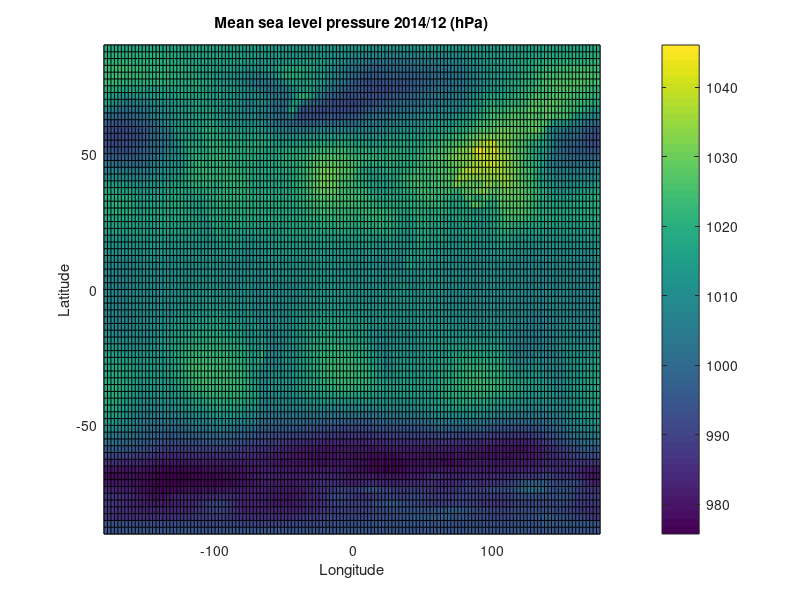
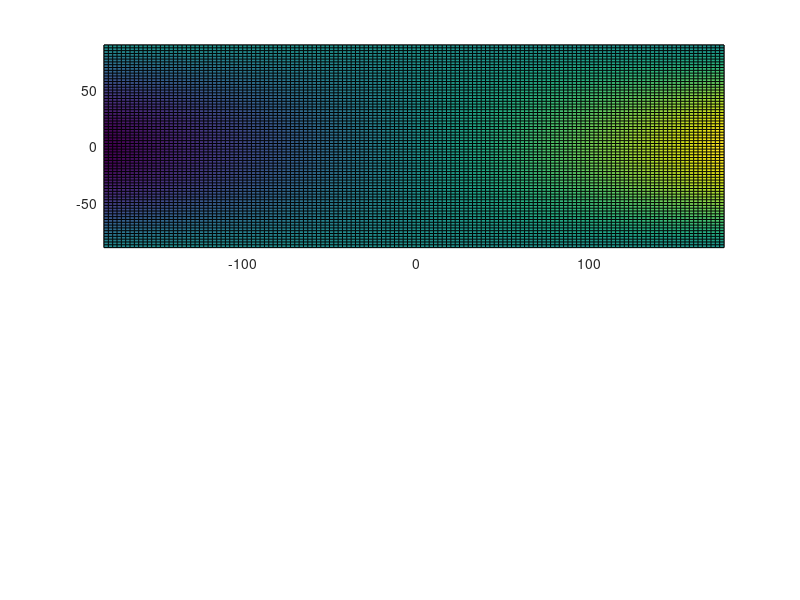

MATLAB code to generate these figures, in order: (Note: this script raises an error after producing the figures.)
% Copyright (C) 2019 Marcello Vichi
% 
% This program is free software; you can redistribute it and/or modify it
% under the terms of the GNU General Public License as published by
% the Free Software Foundation; either version 3 of the License, or
% (at your option) any later version.
% 
% This program is distributed in the hope that it will be useful,
% but WITHOUT ANY WARRANTY; without even the implied warranty of
% MERCHANTABILITY or FITNESS FOR A PARTICULAR PURPOSE.  See the
% GNU General Public License for more details.
% 
% You should have received a copy of the GNU General Public License
% along with this program.  If not, see <http://www.gnu.org/licenses/>.



% Author: Marcello Vichi <vichi@dell-desktop>
% Created: 2019-03-08


%% TUTORIAL 2
load NCEP_slp_matlab_DXY  % load the data into your workspace
whos	   % check the content of your workspace

% quick inspection (as done in last tutorial)
figure
pcolor(lon,lat,slp201412)
xlabel('Longitude')
ylabel('Latitude')
colorbar
axis tight
title('Mean sea level pressure 2014/12 (hPa)')

lon(1,1)   % check the value of lon and lat for the first element
lat(1,1)
DY=lat(1,1)-lat(2,1)  % check the delta of latitude 
DX=lon(1,2)-lon(1,1)  % check the delta of longitude 
DELTA = DX

% distance on a sphere
a= 6378; % earth radius in km
y=36:-1:-36;
x=-72:71;
[X,Y]=meshgrid(x,y);
Xkm=2.5*2*pi*a*cosd(lat).*X/360;
Ykm=2.5*2*pi*a*Y/360;

figure
lims = [-20e3, 20e3]; 
subplot(2,1,1)
pcolor(lon,lat,Xkm)
axis tight
colorposneg
caxis(lims)
colorbar
xlabel('Longitude')
ylabel('Latitude')
title('X coordinate')
subplot(2,1,2)
pcolor(lon,lat,Ykm)
axis tight
colorposneg
caxis(lims)
colorbar
xlabel('Longitude')
ylabel('Latitude')
title('Y coordinate')

%% COMPUTE THE GRADIENT using the function "gradient"
[gslpx,gslpy]=gradient(slp201412,DELTA);
gslpy=-gslpy; % see the note below!
figure
subplot(2,1,1)
contourf(lon,lat,gslpx,-4:4)
axis tight
xlabel('Longitude')
ylabel('Latitude')
colorposneg
colorbar
title('Zonal pressure gradient (hPa/deg)')
subplot(2,1,2)
contourf(lon,lat,gslpy,-4:4)
axis tight
xlabel('Longitude')
ylabel('Latitude')
colorposneg
colorbar
title('Meridional pressure gradient (hPa/deg)')

%% Exercise 1 [20]
% this example is in the lecture notes
% as usual, mostly problems with annotations are expected. Markdown -2 for
% each one

% 5 points 
x=-10:10;
y=-10:10;
[X,Y]=meshgrid(x,y);

% 5 points
T=283+(X.^2+Y.^2)/15;
figure
pcolor(X,Y,T)
colorbar
clim([283,298]) % I want a nice range! -2 if not done
title('Air Temperature (K)')

% 10 points
F1=2*X;
F2=2*Y;
figure
quiver(X,Y,F1,F2)
title('Wind Velocity (m/s)')


% Bonus figure [10 points]
% all together now (this is difficult, since they need to use clim)
% 
figure
pcolor(X,Y,T)
clim([283,298])
colorbar
hold on
quiver(X,Y,F1,F2,'w')



%% EXERCISE 2 [30 points] 
% The main difficulty is that now the sign should not be changed because Ykm is used
% There is a numeric issue that leads to indefinite numbers in the zonal gradient. 
% This introduces the concept of masked values that I will make in the next lecture
load NCEP_slp_matlab_DXY
%% a code similar to the following is a perfect 30
[gslpx,gslpy]=gradient_octave(slp201412,Xkm,Ykm); 
figure
subplot(2,1,1)
pcolor(lon,lat,gslpx)
colorposneg
colorbar
clim([-0.04 0.04]);
axis tight %% -1 if axis tight is not used
xlabel('Latitude') %% -2 for every missing annotation
ylabel('Longitude')
title('MSLP zonal gradient (hPa/km)')
subplot(2,1,2)
pcolor(lon,lat,gslpy) %% -8 if the gradient is negative!
colorposneg
colorbar
clim([-0.04 0.04]); %% -5 if the range is not set or -3 if it is not appropriate
axis tight
xlabel('Latitude')
ylabel('Longitude')
title('MSLP meridional gradient (hPa/km)')
